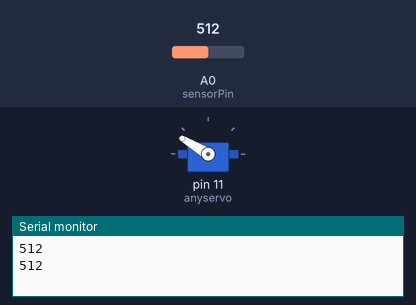
This sketch was run on a simulated Arduino Uno, built with avr-gcc and run on an emulated ATmega328P. On the bench: servo, the last lines printed to the serial monitor. Inputs (shaded band) come from the test bench; at power-on: A0 (sensorPin) = 512.

Above: at 2.7 s.
2.8 s: A0 (sensorPin) set to 486
At 3.19 s:
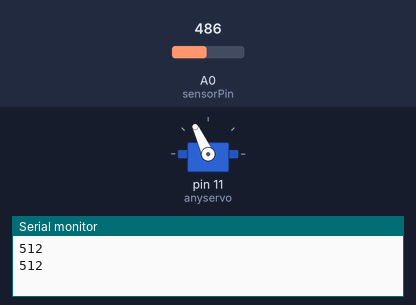
At 4.4 s:
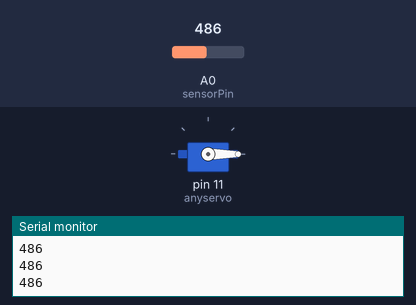
5.4 s: A0 (sensorPin) set to 510
At 5.93 s:
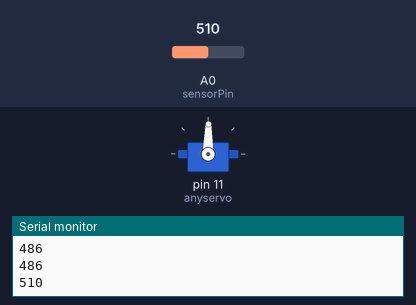
Timing chart, 0 to 15.1 s (numbered marks = the images above; inputs shaded):
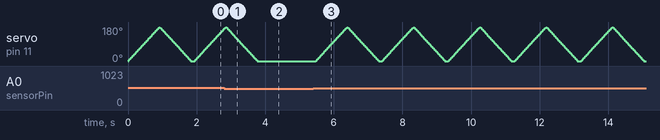

Measured:
- the behaviour switches between 501 and 500 on A0 (sensorPin) (found by bisection; images 0 and 1)
- after the input at 2.8 s, servo on pin 11 (anyservo): goes on until 3.8 s, then stays 0°

The sketch:

moisturesensor.ino
```cpp
#include<Servo.h>
Servo anyservo;
int pos=0;
int sensorPin=0;
int sensorValue=0;

void setup(){
  anyservo.attach(11);
  Serial.begin(9600);
}

void loop(){
  sensorValue=analogRead(sensorPin);
  Serial.println(sensorValue);
  if(sensorValue>500)
  {
    for(pos=0;pos<180;pos+=1)
    {
      anyservo.write(pos);
      delay(5);
    }
    for(pos=180; pos>=0;pos-=1)
    {
      anyservo.write(pos);
      delay(5);
    }

  }
  delay(100);
}
```
